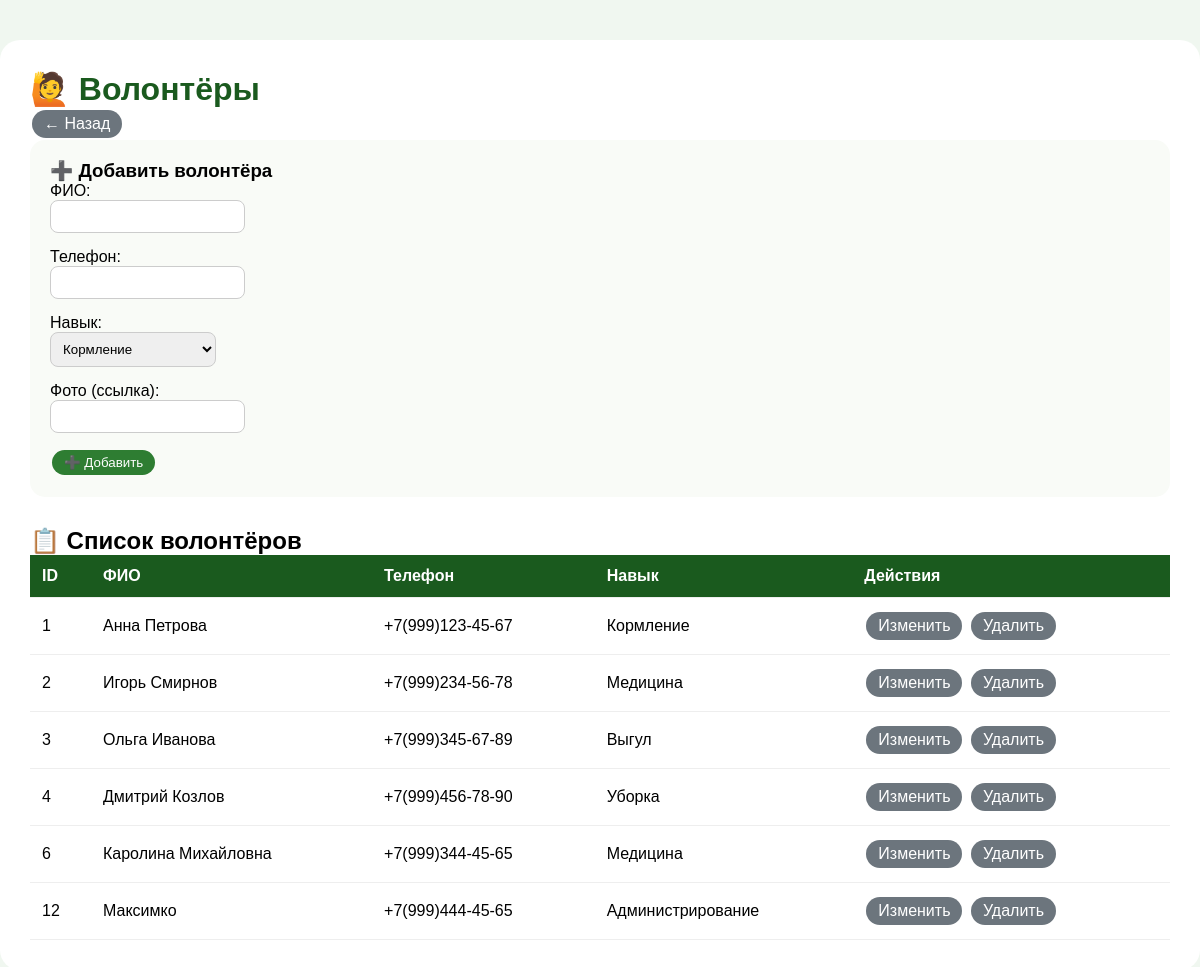
/admin/volunteers_edit.php (signed in), run on the app's committed database.
### tables this page shows
CREATE TABLE `volunteers` (
  `id` int(11) NOT NULL,
  `full_name` varchar(100) NOT NULL,
  `phone` varchar(20) NOT NULL,
  `skill` varchar(50) DEFAULT NULL,
  `photo_url` varchar(255) DEFAULT NULL
);

### model/models.php (called while the page is built, shortened)
<?php
function selectVolunteers($pdo)
{
    $sql = "SELECT * FROM volunteers";
    $stmt = $pdo->prepare($sql);
    $stmt->execute();
    return $stmt->fetchAll();
}
?>

### admin/volunteers_edit.php (the view, shortened to what this page needs)
<?php
require_once '../model/models.php';
$volunteers = selectVolunteers($pdo);
?>
<!doctype html>
<html lang="ru">
<head>
    <link rel="stylesheet" href="../css/main.css">
</head>
<body style="background: #f0f7f0;">
<div class="container">
    <h1 style="color: #1a5a1e;">🙋 Волонтёры</h1>
    <a href="admin_panel.php" class="btn btn-gray">← Назад</a>
    <div class="form-section">
        <h3>➕ Добавить волонтёра</h3>
        <form method="POST">
            <div class="form-group">
                <label>ФИО:</label><br>
                <input type="text" name="full_name" required>
            </div>
            <div class="form-group"><label>Телефон:</label><br><input type="text" name="phone" required></div>
            <div class="form-group">
                <label>Навык:</label><br>
                <select name="skill">
                    <option value="feeding">Кормление</option>
                </select>
            </div>
            <div class="form-group"><label>Фото (ссылка):</label><br><input type="text" name="photo_url"></div>
            <button type="submit" name="add" class="btn">➕ Добавить</button>
        </form>
    </div>
    <h2>📋 Список волонтёров</h2>
    <div style="overflow-x: auto;">
        <table style="width: 100%;">
            <thead>
            <tr>
                <th>ID</th>
                <th>ФИО</th>
                <th>Телефон</th>
                <th>Навык</th>
                <th>Действия</th>
            </tr>
            </thead>
            <tbody>
            <?php foreach ($volunteers as $vol): ?>
                <tr>
                    <td><?= $vol['id'] ?></td>
                    <td><?= htmlspecialchars($vol['full_name']) ?></td>
                    <td><?= $vol['phone'] ?></td>
                    <td>
                        <?php
                        $skill_ru = [
                                'feeding' => 'Кормление',
                                'walking' => 'Выгул',
                                'medical' => 'Медицина',
                                'cleaning' => 'Уборка',
                                'admin' => 'Администрирование'
                        ][$vol['skill']] ?? $vol['skill'];
                        echo $skill_ru;
                        ?>
                    </td>
                    <td>
                        <a href="volunteers_edit.php?edit=<?= $vol['id'] ?>" class="btn btn-gray">Изменить</a>
                        <a href="volunteers_edit.php?delete=<?= $vol['id'] ?>" class="btn btn-gray" onclick="return confirm('Удалить?')">Удалить</a>
                    </td>
                </tr>
            <?php endforeach; ?>
            </tbody>
        </table>
    </div>
</div>
</body>
</html>

### css/main.css (style rules this page uses)
* { margin: 0; padding: 0; box-sizing: border-box; }
body { font-family: Arial, sans-serif; background: #f0f7f0; }
.btn { display: inline-block; background: #2e7d32; color: white; padding: 10px 25px; border-radius: 30px; text-decoration: none; margin-top: 15px; }

### admin/volunteers_edit.php (style rules this page uses)
.container { max-width: 1200px; margin: 40px auto; background: white; padding: 30px; border-radius: 20px; }
table { width: 100%; border-collapse: collapse; }
th, td { padding: 12px; text-align: left; border-bottom: 1px solid #eee; }
th { background: #1a5a1e; color: white; }
input, select { padding: 8px; border-radius: 8px; border: 1px solid #ccc; }
.btn { background: #2e7d32; color: white; padding: 5px 12px; border-radius: 20px; text-decoration: none; display: inline-block; margin: 2px; border: none; cursor: pointer; }
.btn-gray { background: #6c757d; }
.form-group { margin-bottom: 15px; }
.form-section { background: #f9fbf7; padding: 20px; border-radius: 15px; margin-bottom: 30px; }

### data on the page
volunteers: id "1", full_name "Анна Петрова", phone "+7(999)123-45-67", skill "Кормление"
volunteers: id "2", full_name "Игорь Смирнов", phone "+7(999)234-56-78", skill "Медицина"
volunteers: id "3", full_name "Ольга Иванова", phone "+7(999)345-67-89", skill "Выгул"
volunteers: id "4", full_name "Дмитрий Козлов", phone "+7(999)456-78-90", skill "Уборка"
volunteers: id "6", full_name "Каролина Михайловна", phone "+7(999)344-45-65", skill "Медицина"
volunteers: id "12", full_name "Максимко", phone "+7(999)444-45-65", skill "Администрирование"
